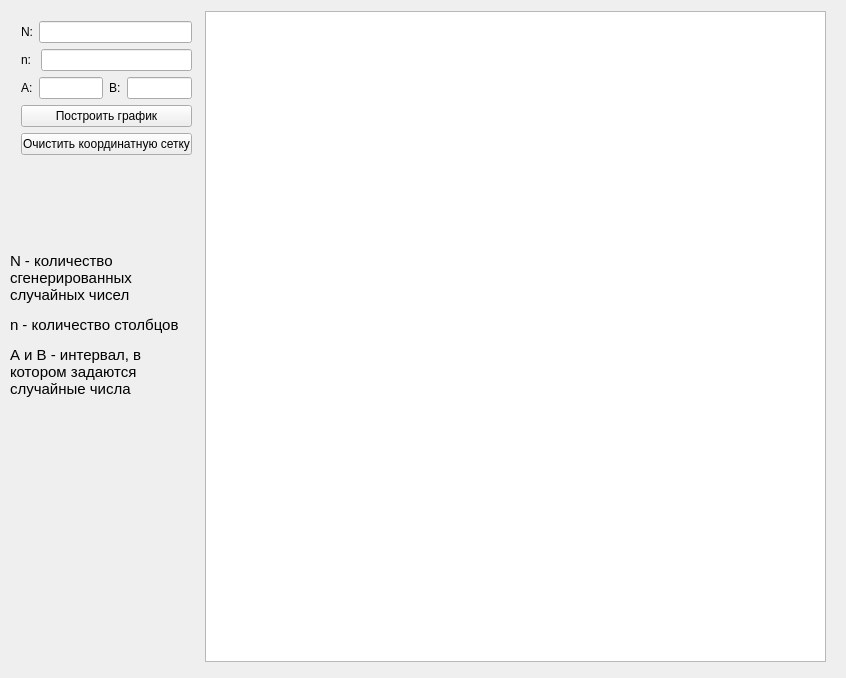
<?xml version="1.0" encoding="UTF-8"?>
<ui version="4.0">
 <class>Form</class>
 <widget class="QWidget" name="Form">
  <property name="geometry">
   <rect>
    <x>0</x>
    <y>0</y>
    <width>846</width>
    <height>678</height>
   </rect>
  </property>
  <property name="sizePolicy">
   <sizepolicy hsizetype="Maximum" vsizetype="Maximum">
    <horstretch>0</horstretch>
    <verstretch>0</verstretch>
   </sizepolicy>
  </property>
  <property name="maximumSize">
   <size>
    <width>846</width>
    <height>678</height>
   </size>
  </property>
  <property name="windowTitle">
   <string>Form</string>
  </property>
  <widget class="PlotWidget" name="graphicsView">
   <property name="geometry">
    <rect>
     <x>205</x>
     <y>11</y>
     <width>621</width>
     <height>651</height>
    </rect>
   </property>
  </widget>
  <widget class="QLabel" name="label_4">
   <property name="geometry">
    <rect>
     <x>10</x>
     <y>220</y>
     <width>171</width>
     <height>211</height>
    </rect>
   </property>
   <property name="text">
    <string>&lt;html&gt;&lt;head/&gt;&lt;body&gt;&lt;p&gt;&lt;span style=&quot; font-size:11pt;&quot;&gt;N - количество сгенерированных случайных чисел&lt;/span&gt;&lt;/p&gt;&lt;p&gt;&lt;span style=&quot; font-size:11pt;&quot;&gt;n - количество столбцов&lt;/span&gt;&lt;/p&gt;&lt;p&gt;&lt;span style=&quot; font-size:11pt;&quot;&gt;А и B - интервал, в котором задаются случайные числа&lt;/span&gt;&lt;/p&gt;&lt;/body&gt;&lt;/html&gt;</string>
   </property>
   <property name="wordWrap">
    <bool>true</bool>
   </property>
  </widget>
  <widget class="QWidget" name="">
   <property name="geometry">
    <rect>
     <x>21</x>
     <y>21</y>
     <width>171</width>
     <height>138</height>
    </rect>
   </property>
   <layout class="QVBoxLayout" name="verticalLayout">
    <item>
     <layout class="QHBoxLayout" name="horizontalLayout_2">
      <item>
       <widget class="QLabel" name="label_2">
        <property name="text">
         <string>N:</string>
        </property>
       </widget>
      </item>
      <item>
       <widget class="QLineEdit" name="N_Edit"/>
      </item>
     </layout>
    </item>
    <item>
     <layout class="QHBoxLayout" name="horizontalLayout_3">
      <item>
       <widget class="QLabel" name="label_3">
        <property name="text">
         <string>n: </string>
        </property>
       </widget>
      </item>
      <item>
       <widget class="QLineEdit" name="n_Edit"/>
      </item>
     </layout>
    </item>
    <item>
     <layout class="QHBoxLayout" name="horizontalLayout_4">
      <item>
       <widget class="QLabel" name="label_5">
        <property name="text">
         <string>A:</string>
        </property>
       </widget>
      </item>
      <item>
       <widget class="QLineEdit" name="A_Edit"/>
      </item>
      <item>
       <widget class="QLabel" name="label_6">
        <property name="text">
         <string>B:</string>
        </property>
       </widget>
      </item>
      <item>
       <widget class="QLineEdit" name="B_Edit"/>
      </item>
     </layout>
    </item>
    <item>
     <widget class="QPushButton" name="createButt">
      <property name="text">
       <string>Построить график</string>
      </property>
     </widget>
    </item>
    <item>
     <widget class="QPushButton" name="clearButt">
      <property name="text">
       <string>Очистить координатную сетку</string>
      </property>
      <property name="autoDefault">
       <bool>false</bool>
      </property>
      <property name="default">
       <bool>false</bool>
      </property>
     </widget>
    </item>
   </layout>
  </widget>
 </widget>
 <customwidgets>
  <customwidget>
   <class>PlotWidget</class>
   <extends>QGraphicsView</extends>
   <header>pyqtgraph</header>
  </customwidget>
 </customwidgets>
 <resources/>
 <connections/>
</ui>
